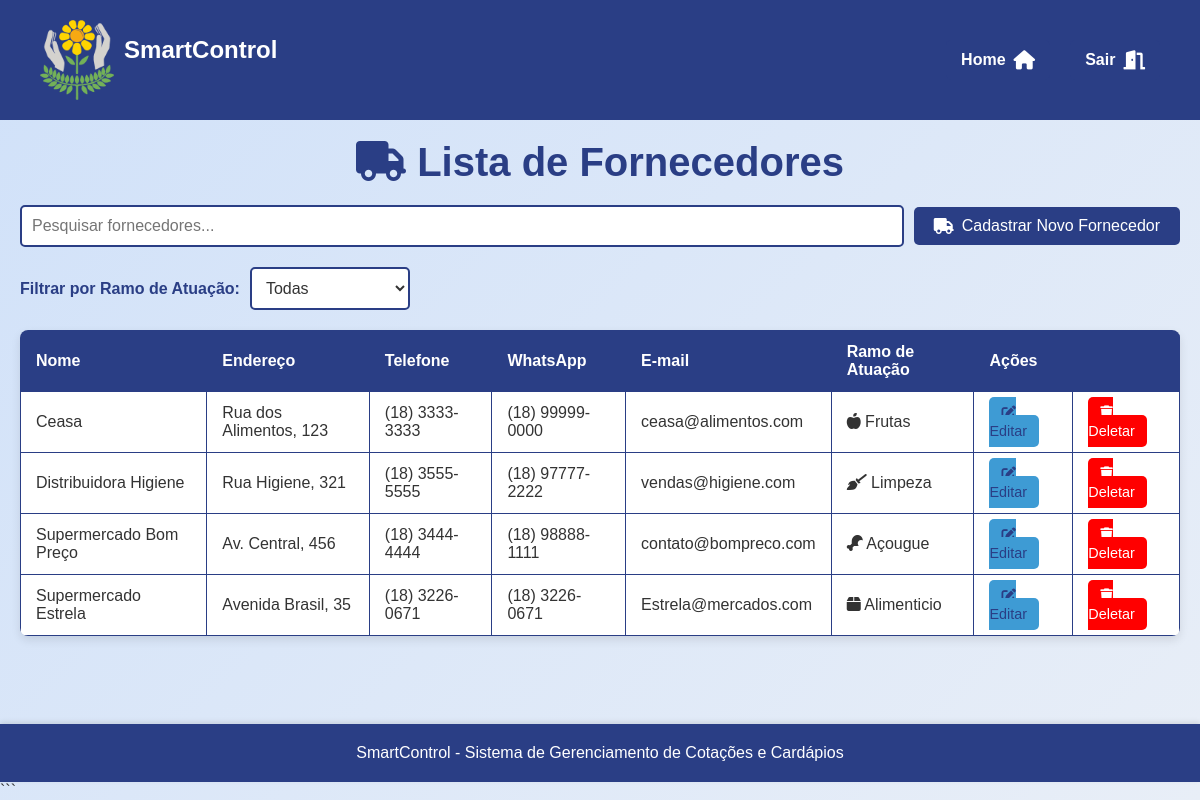
The app's page /assets/view/pages/fornecedores/listarFornecedores/listarFornecedores.php (signed in), older data.
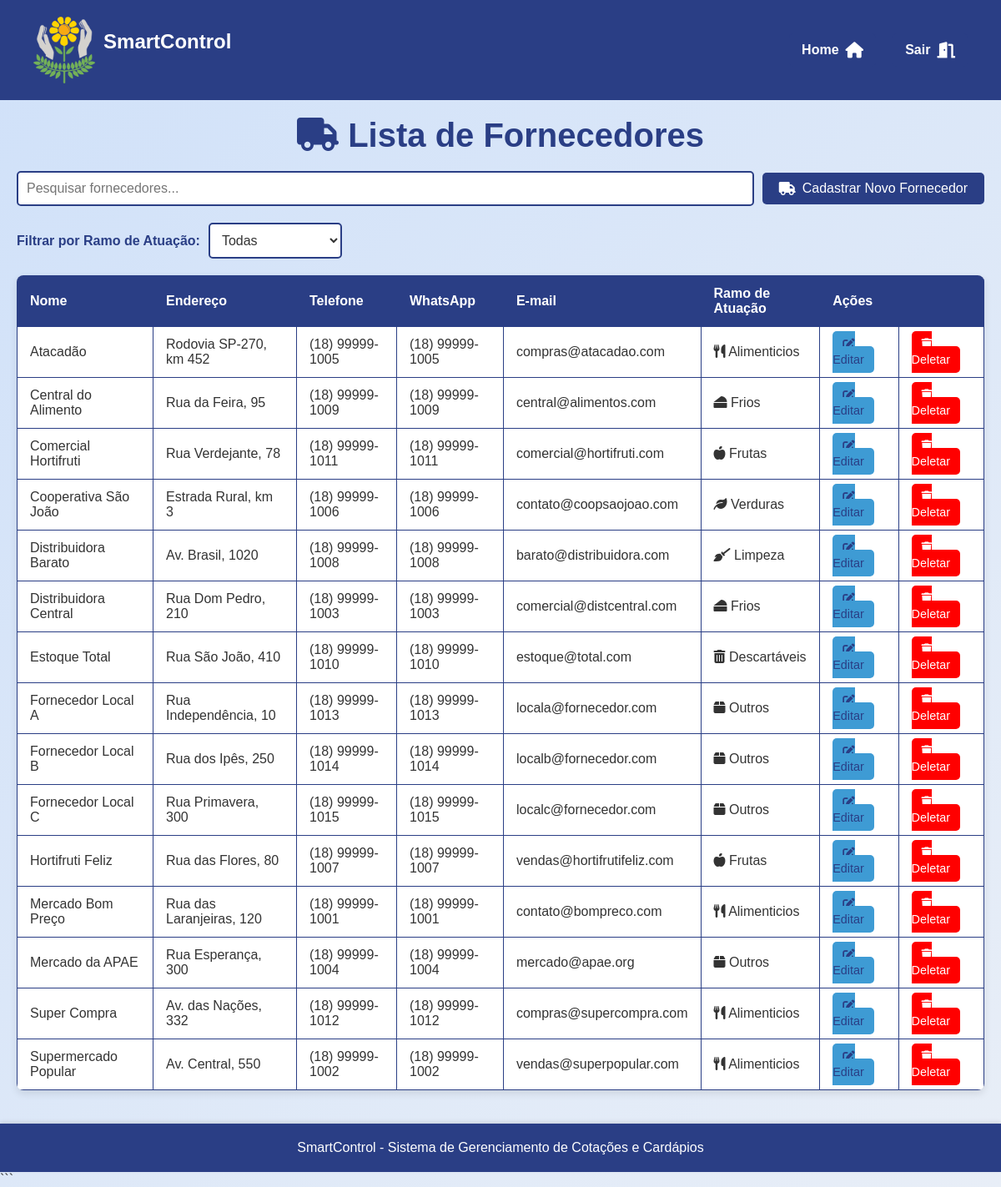
The same page, newer data.
### tables this page shows
CREATE TABLE `fornecedores` (
  `id` int(11) NOT NULL,
  `nome` varchar(100) NOT NULL,
  `endereco` varchar(255) DEFAULT NULL,
  `telefone` varchar(15) DEFAULT NULL,
  `whatsapp` varchar(15) DEFAULT NULL,
  `email` varchar(100) DEFAULT NULL,
  `ramo_atuacao` varchar(100) DEFAULT NULL,
  `data_criacao` timestamp NOT NULL DEFAULT current_timestamp()
);

### assets/model/pdo/DataBase.php (called while the page is built, shortened)
<?php
class Database {
    private $host = 'localhost';
    private $dbname = 'sistema_apae';
    private $username = 'root';
    private $password = '';
    public $conn;
    public function __construct()
    {
        try {
            $this->conn = new PDO("mysql:host=$this->host;dbname=$this->dbname", $this->username, $this->password);
            $this->conn->setAttribute(PDO::ATTR_ERRMODE, PDO::ERRMODE_EXCEPTION);
        } catch (PDOException $exception) {
            echo "Erro na conexão: " . $exception->getMessage();
        }
    }
    public function read($table, $columns = "*", $id = null, $where = null) {
        $sql = "SELECT $columns FROM $table";
        try {
            $stmt = $this->conn->prepare($sql);
            $stmt->execute();
            return $stmt->fetchAll(PDO::FETCH_ASSOC);
        } catch (PDOException $exception) {
            echo "Erro ao ler: " . $exception->getMessage();
            return false;
        }
    }
}
?>

### assets/controller/fornecedorController.php (called while the page is built, shortened)
<?php
require_once __DIR__ . '/../model/pdo/DataBase.php';
require_once __DIR__ . '/../model/Fornecedor.php';
class ControladorFornecedor{
    private $bd;
    public function __construct() {
        $this->bd = new Database();
    }
    public function verFornecedor(){
        $todosFornecedores = $this->bd->read("fornecedores");
        $arr = [];
        foreach($todosFornecedores as $fornecedor){
            $novoFornecedor = new Fornecedor($fornecedor['id'], $fornecedor['nome'],$fornecedor['endereco'], $fornecedor['telefone'], $fornecedor['whatsapp'], $fornecedor['email'], $fornecedor['ramo_atuacao'], $fornecedor['data_criacao']);
            $arr[] = $novoFornecedor;
        }
        return $arr;
    }
}
?>

### assets/model/Fornecedor.php (called while the page is built, shortened)
<?php
class Fornecedor {
    private $id;
    private $nome;
    private $endereco;
    private $telefone;
    private $whatsapp;
    private $email;
    private $ramo_atuacao;
    public function __construct($id, $nome, $endereco, $telefone, $whatsapp, $email, $ramo_atuacao, $data_criacao) {
        $this->id = $id;
        $this->nome = $nome;
        $this->endereco = $endereco;
        $this->telefone = $telefone;
        $this->whatsapp = $whatsapp;
        $this->email = $email;
        $this->ramo_atuacao = $ramo_atuacao;
    }
    public function getId() {
        return $this->id;
    }
    public function getNome() {
        return $this->nome;
    }
    public function getEndereco() {
        return $this->endereco;
    }
    public function getTelefone() {
        return $this->telefone;
    }
    public function getWhatsapp() {
        return $this->whatsapp;
    }
    public function getEmail() {
        return $this->email;
    }
    public function getRamo() {
        return $this->ramo_atuacao;
    }
}
?>

### assets/view/pages/fornecedores/listarFornecedores/listarFornecedores.php (the view, shortened to what the changed rows need)
<?php
require_once __DIR__ . "/../../../../controller/fornecedorController.php";
require_once __DIR__ . "/../../../../controller/pageController.php";
$controler = new ControladorFornecedor();
?>
<!DOCTYPE html>
<html lang="pt-br">
<head>
    <link rel="stylesheet" href="../../styles/ListarStyle.css">
    <link rel="stylesheet" href="https://cdnjs.cloudflare.com/ajax/libs/font-awesome/6.0.0-beta3/css/all.min.css">
</head>
<body>
<main>
    <h1><i class="fas fa-truck"></i> Lista de Fornecedores</h1>
    <table>
        <thead>
            <tr>
                <th>Nome</th>
                <th>Endereço</th>
                <th>Telefone</th>
                <th>WhatsApp</th>
                <th>E-mail</th>
                <th>Ramo de Atuação</th>
                <th colspan="2">Ações</th>
            </tr>
        </thead>
        <tbody id="supplier-table-body">
            <?php
            $fornecedores = $controler->verFornecedor();
            usort($fornecedores, function($a, $b) {
                return strcmp($a->getNome(), $b->getNome());
            });
            if ($fornecedores) {
                foreach ($fornecedores as $fornecedor) {
                    $iconeRamo = '';
                    switch (strtolower($fornecedor->getRamo())) {
                        case 'frutas':
                            $iconeRamo = '<i class="fas fa-apple-alt"></i>';
                            break;
                        case 'verduras':
                            $iconeRamo = '<i class="fas fa-leaf"></i>';
                            break;
                        case 'açougue':
                            $iconeRamo = '<i class="fas fa-drumstick-bite"></i>';
                            break;
                        case 'limpeza':
                            $iconeRamo = '<i class="fas fa-broom"></i>';
                            break;
                        case 'descartáveis':
                            $iconeRamo = '<i class="fas fa-trash-alt"></i>';
                            break;
                        case 'frios':
                            $iconeRamo = '<i class="fas fa-cheese"></i>';
                            break;
                        case 'alimenticios':
                            $iconeRamo = '<i class="fas fa-utensils"></i>';
                            break;
                        case 'outros':
                            $iconeRamo = '<i class="fas fa-box"></i>';
                            break;
                        default:
                            $iconeRamo = '<i class="fas fa-box"></i>';
                            break;
                    }
                    echo "<tr>";
                    echo "<td>{$fornecedor->getNome()}</td>";
                    echo "<td>{$fornecedor->getEndereco()}</td>";
                    echo "<td>{$fornecedor->getTelefone()}</td>";
                    echo "<td>{$fornecedor->getWhatsapp()}</td>";
                    echo "<td>{$fornecedor->getEmail()}</td>";
                    echo "<td>{$iconeRamo} {$fornecedor->getRamo()}</td>";
                    echo "<td><a href='../editarFornecedores/editFornecedores.php?id={$fornecedor->getId()}' class='acao-editar'><i class='fas fa-edit'></i> Editar</a></td>";
                    echo "<td><a href='#' class='acao-deletar' onclick='confirmDelete({$fornecedor->getId()}, \"{$fornecedor->getNome()}\")'><i class='fas fa-trash'></i> Deletar</a></td>";
                    echo "</tr>";
                }
            } else {
                echo "<tr><td colspan='8'>Nenhum fornecedor encontrado.</td></tr>";
            }
            ?>
        </tbody>
    </table>
</main>
</body>
</html>

Row changes from the older to the newer data that the page shows:
removed fornecedores: nome "Ceasa", endereco "Rua dos Alimentos, 123", telefone "(18) 3333-3333", whatsapp "(18) 99999-0000", email "ceasa@alimentos.com", ramo_atuacao "Frutas"
removed fornecedores: nome "Distribuidora Higiene", endereco "Rua Higiene, 321", telefone "(18) 3555-5555", whatsapp "(18) 97777-2222", email "vendas@higiene.com", ramo_atuacao "Limpeza"
removed fornecedores: nome "Supermercado Bom Preço", endereco "Av. Central, 456", telefone "(18) 3444-4444", whatsapp "(18) 98888-1111", email "contato@bompreco.com", ramo_atuacao "Açougue"
removed fornecedores: nome "Supermercado Estrela", endereco "Avenida Brasil, 35", telefone "(18) 3226-0671", whatsapp "(18) 3226-0671", email "Estrela@mercados.com", ramo_atuacao "Alimenticio"
added fornecedores: nome "Atacadão", endereco "Rodovia SP-270, km 452", telefone "(18) 99999-1005", whatsapp "(18) 99999-1005", email "compras@atacadao.com", ramo_atuacao "Alimenticios"
added fornecedores: nome "Central do Alimento", endereco "Rua da Feira, 95", telefone "(18) 99999-1009", whatsapp "(18) 99999-1009", email "central@alimentos.com", ramo_atuacao "Frios"
added fornecedores: nome "Comercial Hortifruti", endereco "Rua Verdejante, 78", telefone "(18) 99999-1011", whatsapp "(18) 99999-1011", email "comercial@hortifruti.com", ramo_atuacao "Frutas"
added fornecedores: nome "Cooperativa São João", endereco "Estrada Rural, km 3", telefone "(18) 99999-1006", whatsapp "(18) 99999-1006", email "contato@coopsaojoao.com", ramo_atuacao "Verduras"
added fornecedores: nome "Distribuidora Barato", endereco "Av. Brasil, 1020", telefone "(18) 99999-1008", whatsapp "(18) 99999-1008", email "barato@distribuidora.com", ramo_atuacao "Limpeza"
added fornecedores: nome "Distribuidora Central", endereco "Rua Dom Pedro, 210", telefone "(18) 99999-1003", whatsapp "(18) 99999-1003", email "comercial@distcentral.com", ramo_atuacao "Frios"
added fornecedores: nome "Estoque Total", endereco "Rua São João, 410", telefone "(18) 99999-1010", whatsapp "(18) 99999-1010", email "estoque@total.com", ramo_atuacao "Descartáveis"
added fornecedores: nome "Fornecedor Local A", endereco "Rua Independência, 10", telefone "(18) 99999-1013", whatsapp "(18) 99999-1013", email "locala@fornecedor.com", ramo_atuacao "Outros"
added fornecedores: nome "Fornecedor Local B", endereco "Rua dos Ipês, 250", telefone "(18) 99999-1014", whatsapp "(18) 99999-1014", email "localb@fornecedor.com", ramo_atuacao "Outros"
added fornecedores: nome "Fornecedor Local C", endereco "Rua Primavera, 300", telefone "(18) 99999-1015", whatsapp "(18) 99999-1015", email "localc@fornecedor.com", ramo_atuacao "Outros"
added fornecedores: nome "Hortifruti Feliz", endereco "Rua das Flores, 80", telefone "(18) 99999-1007", whatsapp "(18) 99999-1007", email "vendas@hortifrutifeliz.com", ramo_atuacao "Frutas"
added fornecedores: nome "Mercado Bom Preço", endereco "Rua das Laranjeiras, 120", telefone "(18) 99999-1001", whatsapp "(18) 99999-1001", email "contato@bompreco.com", ramo_atuacao "Alimenticios"
added fornecedores: nome "Mercado da APAE", endereco "Rua Esperança, 300", telefone "(18) 99999-1004", whatsapp "(18) 99999-1004", email "mercado@apae.org", ramo_atuacao "Outros"
added fornecedores: nome "Super Compra", endereco "Av. das Nações, 332", telefone "(18) 99999-1012", whatsapp "(18) 99999-1012", email "compras@supercompra.com", ramo_atuacao "Alimenticios"
added fornecedores: nome "Supermercado Popular", endereco "Av. Central, 550", telefone "(18) 99999-1002", whatsapp "(18) 99999-1002", email "vendas@superpopular.com", ramo_atuacao "Alimenticios"
